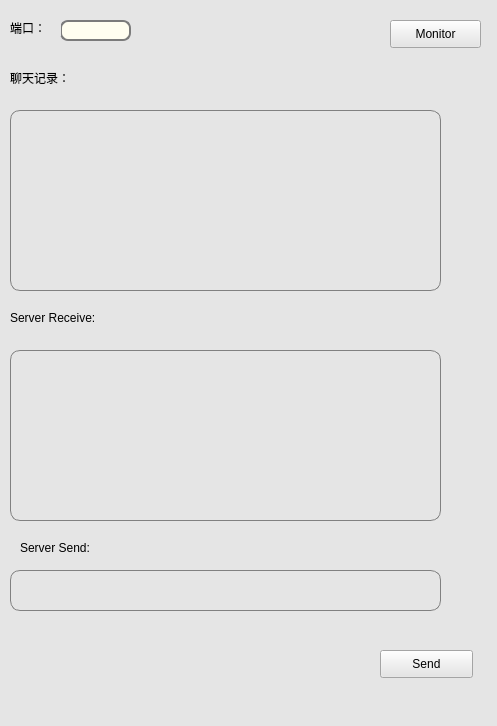
<?xml version="1.0" encoding="UTF-8"?>
<ui version="4.0">
 <class>MainWindow</class>
 <widget class="QMainWindow" name="MainWindow">
  <property name="geometry">
   <rect>
    <x>0</x>
    <y>0</y>
    <width>497</width>
    <height>726</height>
   </rect>
  </property>
  <property name="windowTitle">
   <string>MainWindow</string>
  </property>
  <property name="styleSheet">
   <string notr="true">background-color: rgb(229, 229, 229);</string>
  </property>
  <widget class="QWidget" name="centralwidget">
   <widget class="QPushButton" name="Listen">
    <property name="geometry">
     <rect>
      <x>390</x>
      <y>20</y>
      <width>91</width>
      <height>28</height>
     </rect>
    </property>
    <property name="styleSheet">
     <string notr="true">background-color: rgb(225, 225, 225);border:1px groove gray;border-radius:4px;font: 20 14pt &quot;Times New Roman&quot;;padding:1px 4px;border-style: outset;}


                                       
QPushButton:hover{background-color:#79ff50; color: black;}
                                    
QPushButton:pressed{background-color:rgb(204, 228, 247);border-style: inset;</string>
    </property>
    <property name="text">
     <string>Monitor</string>
    </property>
   </widget>
   <widget class="QPushButton" name="serverSend">
    <property name="geometry">
     <rect>
      <x>380</x>
      <y>650</y>
      <width>93</width>
      <height>28</height>
     </rect>
    </property>
    <property name="styleSheet">
     <string notr="true">background-color: rgb(225, 225, 225);border:1px groove gray;border-radius:4px;font: 20 14pt &quot;Times New Roman&quot;;padding:1px 4px;border-style: outset;}


                                       
QPushButton:hover{background-color:#79ff50; color: black;}
                                    
QPushButton:pressed{background-color:rgb(204, 228, 247);border-style: inset;</string>
    </property>
    <property name="text">
     <string>Send</string>
    </property>
   </widget>
   <widget class="QTextEdit" name="textEdit">
    <property name="geometry">
     <rect>
      <x>10</x>
      <y>570</y>
      <width>431</width>
      <height>41</height>
     </rect>
    </property>
    <property name="styleSheet">
     <string notr="true">border: 1px solid gray;/*设置边框的粗细，以及颜色*/
border-radius: 10px;/*设置圆角的大小*/
padding: 0 8px;/*如果没有内容光标在开始往后移动0.8像素点*/
selection-background-color: darkgray;
   </string>
    </property>
   </widget>
   <widget class="QTextEdit" name="textEdit_2">
    <property name="geometry">
     <rect>
      <x>10</x>
      <y>350</y>
      <width>431</width>
      <height>171</height>
     </rect>
    </property>
    <property name="styleSheet">
     <string notr="true">border: 1px solid gray;/*设置边框的粗细，以及颜色*/
border-radius: 10px;/*设置圆角的大小*/
padding: 0 8px;/*如果没有内容光标在开始往后移动0.8像素点*/
selection-background-color: darkgray;
   </string>
    </property>
   </widget>
   <widget class="QLineEdit" name="port">
    <property name="geometry">
     <rect>
      <x>60</x>
      <y>20</y>
      <width>71</width>
      <height>21</height>
     </rect>
    </property>
    <property name="styleSheet">
     <string notr="true">QLineEdit{
 
	border:2px solid#7b7b7b;
	border-radius:8px;
	background-color:#fffef0
}
</string>
    </property>
   </widget>
   <widget class="QLabel" name="label">
    <property name="geometry">
     <rect>
      <x>10</x>
      <y>20</y>
      <width>51</width>
      <height>16</height>
     </rect>
    </property>
    <property name="styleSheet">
     <string notr="true">font: 14pt &quot;楷体&quot;;</string>
    </property>
    <property name="text">
     <string>端口：</string>
    </property>
   </widget>
   <widget class="QLabel" name="label_2">
    <property name="geometry">
     <rect>
      <x>20</x>
      <y>540</y>
      <width>131</width>
      <height>16</height>
     </rect>
    </property>
    <property name="styleSheet">
     <string notr="true">font: 75 14pt &quot;Times New Roman&quot;;</string>
    </property>
    <property name="text">
     <string>Server Send:</string>
    </property>
   </widget>
   <widget class="QLabel" name="label_3">
    <property name="geometry">
     <rect>
      <x>10</x>
      <y>310</y>
      <width>131</width>
      <height>16</height>
     </rect>
    </property>
    <property name="styleSheet">
     <string notr="true">font: 75 14pt &quot;Times New Roman&quot;;</string>
    </property>
    <property name="text">
     <string>Server Receive:</string>
    </property>
   </widget>
   <widget class="QListWidget" name="messageList">
    <property name="geometry">
     <rect>
      <x>10</x>
      <y>110</y>
      <width>431</width>
      <height>181</height>
     </rect>
    </property>
    <property name="styleSheet">
     <string notr="true">border: 1px solid gray;/*设置边框的粗细，以及颜色*/
border-radius: 10px;/*设置圆角的大小*/
padding: 0 8px;/*如果没有内容光标在开始往后移动0.8像素点*/
selection-background-color: darkgray;
   </string>
    </property>
   </widget>
   <widget class="QLabel" name="label_4">
    <property name="geometry">
     <rect>
      <x>10</x>
      <y>70</y>
      <width>91</width>
      <height>16</height>
     </rect>
    </property>
    <property name="styleSheet">
     <string notr="true">font: 14pt &quot;楷体&quot;;</string>
    </property>
    <property name="text">
     <string>聊天记录：</string>
    </property>
   </widget>
  </widget>
  <widget class="QMenuBar" name="menubar">
   <property name="geometry">
    <rect>
     <x>0</x>
     <y>0</y>
     <width>497</width>
     <height>23</height>
    </rect>
   </property>
  </widget>
  <widget class="QStatusBar" name="statusbar"/>
 </widget>
 <resources/>
 <connections/>
</ui>
